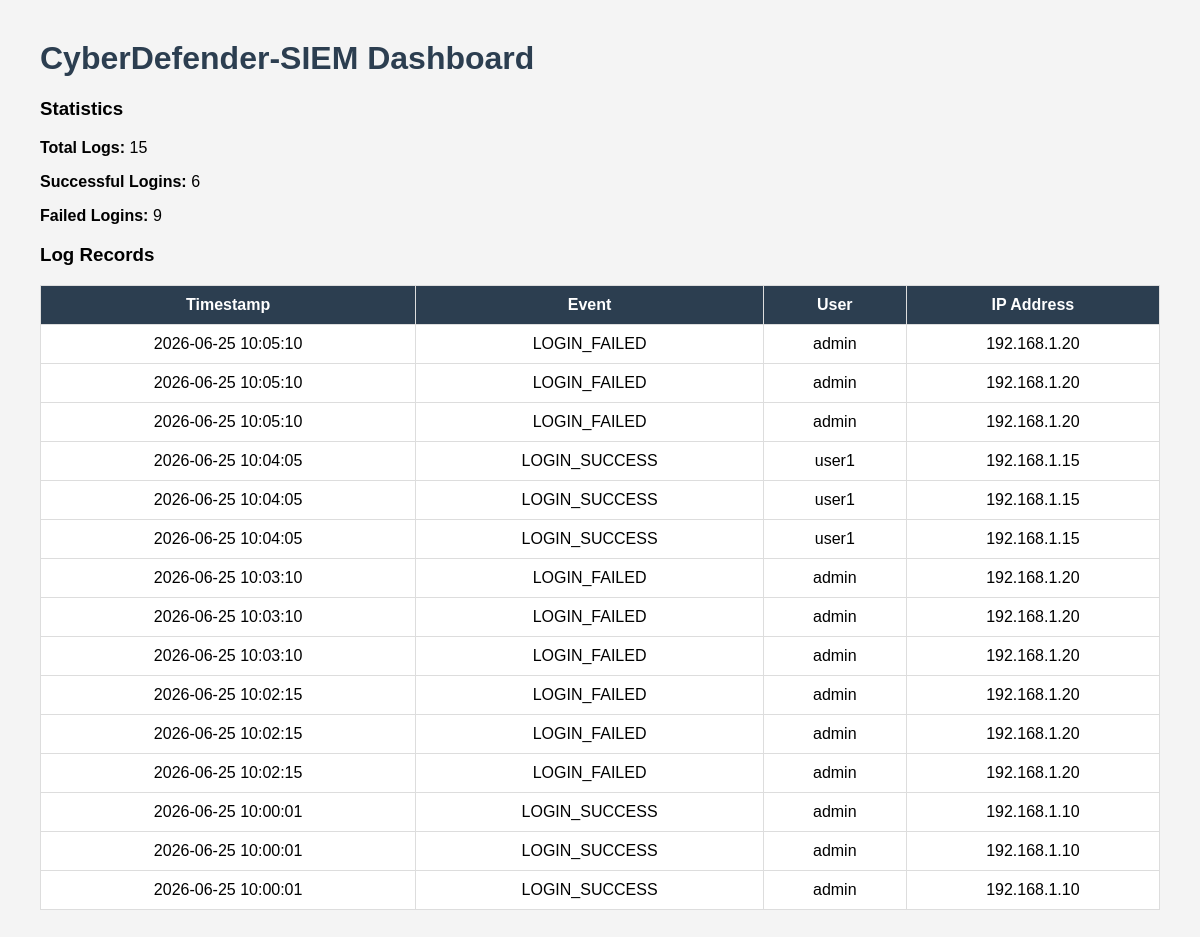
Before: / with the older database file.
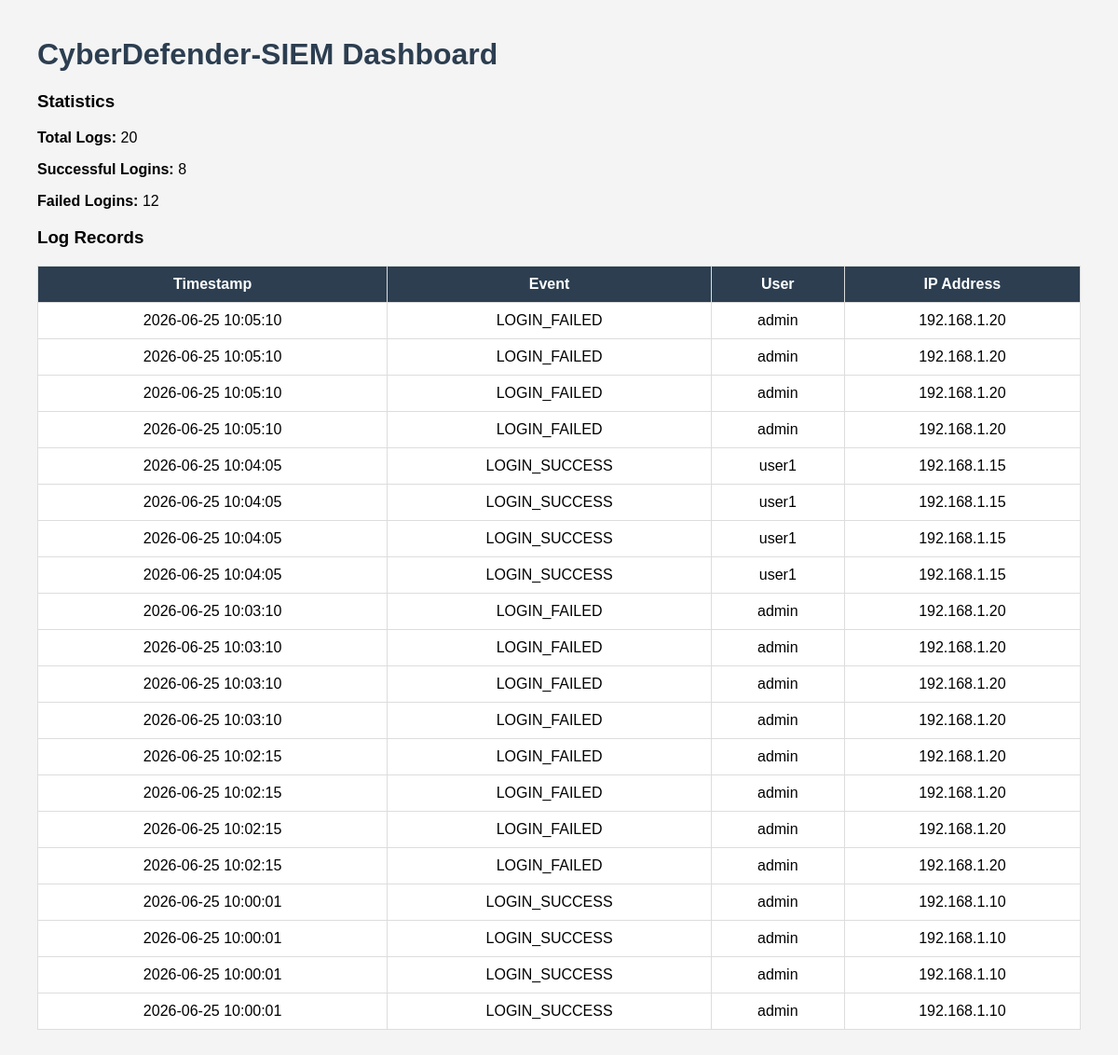
After: the same page with the newer database file.
### tables this page shows
CREATE TABLE logs(
    id INTEGER PRIMARY KEY AUTOINCREMENT,
    timestamp TEXT,
    event TEXT,
    user TEXT,
    ip TEXT
);

### src/web_dashboard.py (the view)
@app.route("/")
def dashboard():
    conn = sqlite3.connect(DATABASE)
    cursor = conn.cursor()
    cursor.execute("SELECT COUNT(*) FROM logs")
    total = cursor.fetchone()[0]
    cursor.execute("SELECT COUNT(*) FROM logs WHERE event='LOGIN_SUCCESS'")
    success = cursor.fetchone()[0]
    cursor.execute("SELECT COUNT(*) FROM logs WHERE event='LOGIN_FAILED'")
    failed = cursor.fetchone()[0]
    cursor.execute("""
        SELECT timestamp, event, user, ip
        FROM logs
        ORDER BY timestamp DESC
    """)
    logs = cursor.fetchall()
    conn.close()
    return render_template(
        "dashboard.html",
        total=total,
        success=success,
        failed=failed,
        logs=logs
    )

### templates/dashboard.html (shortened to what this page needs)
<!DOCTYPE html>
<html>
<head>
</head>
<body>
<h1>CyberDefender-SIEM Dashboard</h1>
<h3>Statistics</h3>
<p><b>Total Logs:</b> {{ total }}</p>
<p><b>Successful Logins:</b> {{ success }}</p>
<p><b>Failed Logins:</b> {{ failed }}</p>
<h3>Log Records</h3>
<table>
<tr>
<th>Timestamp</th>
<th>Event</th>
<th>User</th>
<th>IP Address</th>
</tr>
{% for log in logs %}
<tr>
<td>{{ log[0] }}</td>
<td>{{ log[1] }}</td>
<td>{{ log[2] }}</td>
<td>{{ log[3] }}</td>
</tr>
{% endfor %}
</table>
</body>
</html>

### templates/dashboard.html (style rules this page uses)
body { font-family:Arial; background:#f4f4f4; margin:40px; }
h1 { color:#2c3e50; }
table { width:100%; border-collapse:collapse; background:white; }
th,td { border:1px solid #ddd; padding:10px; text-align:center; }
th { background:#2c3e50; color:white; }

Changed rows visible on the page:
added logs: timestamp "2026-06-25 10:05:10", event "LOGIN_FAILED", user "admin", ip "192.168.1.20"
added logs: timestamp "2026-06-25 10:04:05", event "LOGIN_SUCCESS", user "user1", ip "192.168.1.15"
added logs: timestamp "2026-06-25 10:03:10", event "LOGIN_FAILED", user "admin", ip "192.168.1.20"
added logs: timestamp "2026-06-25 10:02:15", event "LOGIN_FAILED", user "admin", ip "192.168.1.20"
added logs: timestamp "2026-06-25 10:00:01", event "LOGIN_SUCCESS", user "admin", ip "192.168.1.10"
Other visible differences:
{{ total }}: "15" → "20"
{{ success }}: "6" → "8"
{{ failed }}: "9" → "12"
